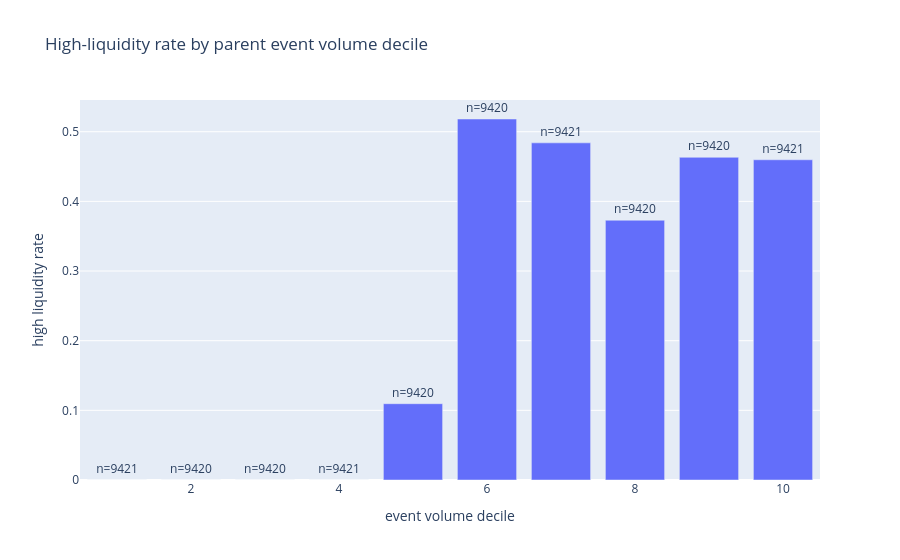

Notebook code cell kept with this figure:
### Code cell
# Relationship between total event volume and market liquidity
df['log_event_volume'] = np.log1p(df['event_total_volume'])
df['event_volume_decile'] = pd.qcut(df['event_total_volume'].rank(method='first'), q=10, labels=False) + 1
vol_liq = df.groupby('event_volume_decile')[target].agg(['mean', 'count']).reset_index()

fig = px.bar(
    vol_liq,
    x='event_volume_decile',
    y='mean',
    title='High-liquidity rate by parent event volume decile',
    labels={'mean': 'high liquidity rate', 'event_volume_decile': 'event volume decile'},
    text='count'
)
fig.update_traces(texttemplate='n=%{text}', textposition='outside')
fig.show()

### Figure 1 — Plotly figure (JSON) as saved in the notebook; plotly's stock layout.template omitted (floating-point values rounded to 4 significant figures)
{"data": [{"hovertemplate": "event volume decile=%{x}<br>high liquidity rate=%{y}<br>count=%{text}<extra></extra>", "legendgroup": "", "marker": {"color": "#636efa", "pattern": {"shape": ""}}, "name": "", "orientation": "v", "showlegend": false, "text": [9421.0, 9420.0, 9420.0, 9421.0, 9420.0, 9420.0, 9421.0, 9420.0, 9420.0, 9421.0], "textposition": "outside", "texttemplate": "n=%{text}", "type": "bar", "x": [1, 2, 3, 4, 5, 6, 7, 8, 9, 10], "xaxis": "x", "y": [0.0, 0.0, 0.0, 0.0, 0.1096, 0.5183, 0.484, 0.3729, 0.4633, 0.4597], "yaxis": "y"}], "layout": {"barmode": "relative", "legend": {"tracegroupgap": 0}, "title": {"text": "High-liquidity rate by parent event volume decile"}, "xaxis": {"anchor": "y", "domain": [0.0, 1.0], "title": {"text": "event volume decile"}}, "yaxis": {"anchor": "x", "domain": [0.0, 1.0], "title": {"text": "high liquidity rate"}}}}
